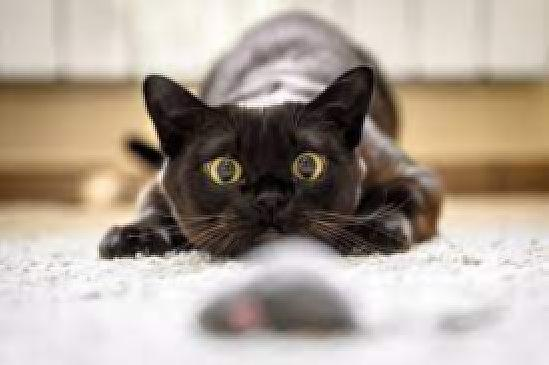
#> input picture Обработка изображения по пикселям/downscale/kitty2.jpg, 549 x 365 px
$ python downscale.py
#> lines starting #> are read from the running program, lines starting #| are printed output that depends on the picture
import time
from PIL import Image, ImageDraw
import numpy as np

#Import image and get its dimensions

image = Image.open('kitty2.jpg')
#> image is the input picture: PIL image 549x365 RGB; mean R, G, B 174.5, 162.3, 151

width, height = image.size
#> width = 549; height = 365

#Create a new empty image

new_width, new_height = 480, 320
scaled_image = Image.new(image.mode, (new_width, new_height), 'white')
#> scaled_image: PIL image 480x320 RGB; every value is 255

scale_x = new_width/width
#> scale_x = 0.874
scale_y = new_height/height
#> scale_y = 0.877

box_width = int(np.ceil(1/scale_x))
#> box_width = 2
box_height = int(np.ceil(1/scale_y))
#> box_height = 2
image_array = np.array(image)

tic = time.perf_counter()
for i in range(new_height):
    for j in range(new_width):

        #Coordinates in old image

        x = int(np.floor(j/scale_x))
        y = int(np.floor(i/scale_y))

        #min() is used to assure that coordinates aren't out of bounds

        x_end = min(x + box_width, width-1)
        y_end = min(y + box_height, height-1)

        #We average the colors in the box

        pixel = image_array[y:y_end, x:x_end].mean(axis=(0,1))

        #We convert results to a tuple of ints

        pixel = np.round(pixel)
        pixel = tuple(pixel.astype(int))
        scaled_image.putpixel((j, i), pixel)

scaled_image.save("kitty3.jpg", "JPEG")
toc = time.perf_counter()

print(f"Вычисление заняло {toc - tic:0.4f} секунд")


#****************************************************************************#
scaled_image = Image.new(image.mode, (new_width, new_height), 'white')
tic = time.perf_counter()
for i in range(new_height):
    for j in range(new_width):

        x = int(np.floor(j/scale_x))
        y = int(np.floor(i/scale_y))

        pixel = image_array[y,x]

        pixel = np.round(pixel)
        pixel = tuple(pixel.astype(int))
        scaled_image.putpixel((j, i), pixel)
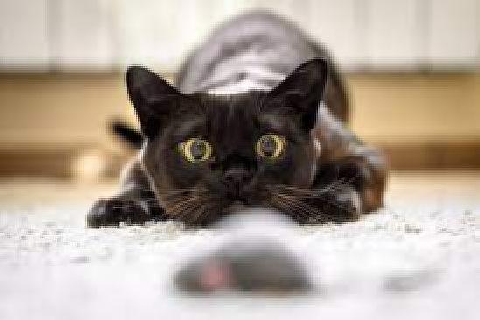
#> scaled_image: PIL image 480x320 RGB; mean R, G, B 174.4, 162.2, 150.9

scaled_image.save("kitty4.jpg", "JPEG")
toc = time.perf_counter()

print(f"Вычисление заняло {toc - tic:0.4f} секунд")
